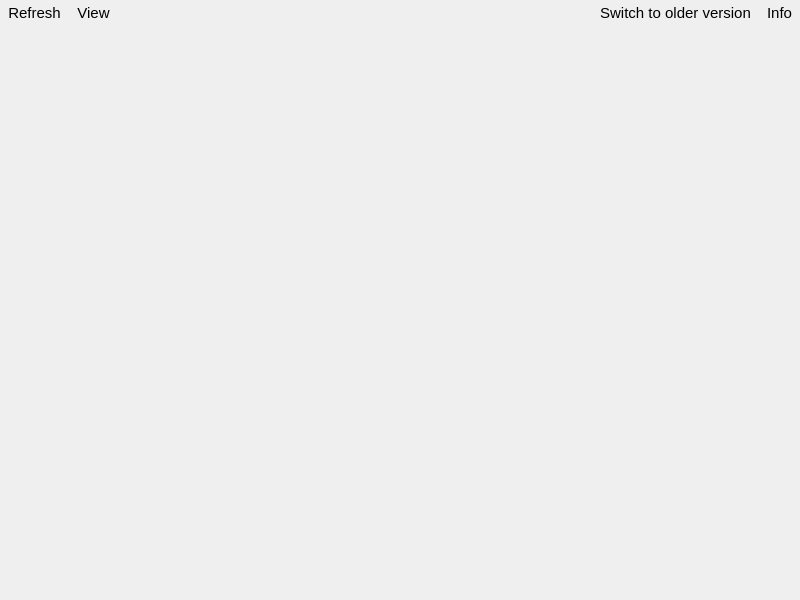
<?xml version="1.0" encoding="UTF-8"?>
<ui version="4.0">
 <class>MainWindow</class>
 <widget class="QMainWindow" name="MainWindow">
  <property name="geometry">
   <rect>
    <x>0</x>
    <y>0</y>
    <width>800</width>
    <height>600</height>
   </rect>
  </property>
  <property name="sizePolicy">
   <sizepolicy hsizetype="Minimum" vsizetype="Minimum">
    <horstretch>0</horstretch>
    <verstretch>0</verstretch>
   </sizepolicy>
  </property>
  <property name="minimumSize">
   <size>
    <width>1</width>
    <height>0</height>
   </size>
  </property>
  <property name="windowTitle">
   <string>MainWindow</string>
  </property>
  <widget class="QWidget" name="centralwidget">
   <property name="sizePolicy">
    <sizepolicy hsizetype="Minimum" vsizetype="Minimum">
     <horstretch>10</horstretch>
     <verstretch>10</verstretch>
    </sizepolicy>
   </property>
   <layout class="QVBoxLayout" name="verticalLayout_2">
    <property name="spacing">
     <number>0</number>
    </property>
    <property name="leftMargin">
     <number>0</number>
    </property>
    <property name="topMargin">
     <number>0</number>
    </property>
    <property name="rightMargin">
     <number>0</number>
    </property>
    <property name="bottomMargin">
     <number>0</number>
    </property>
    <item>
     <widget class="QFrame" name="frame">
      <property name="frameShape">
       <enum>QFrame::Shape::NoFrame</enum>
      </property>
      <property name="frameShadow">
       <enum>QFrame::Shadow::Plain</enum>
      </property>
      <property name="lineWidth">
       <number>0</number>
      </property>
      <layout class="QVBoxLayout" name="verticalLayout">
       <property name="spacing">
        <number>0</number>
       </property>
       <property name="leftMargin">
        <number>0</number>
       </property>
       <property name="topMargin">
        <number>0</number>
       </property>
       <property name="rightMargin">
        <number>0</number>
       </property>
       <property name="bottomMargin">
        <number>0</number>
       </property>
       <item>
        <layout class="QHBoxLayout" name="buttonsLayout">
         <property name="spacing">
          <number>0</number>
         </property>
         <item>
          <widget class="QToolButton" name="refreshButton">
           <property name="font">
            <font>
             <pointsize>11</pointsize>
            </font>
           </property>
           <property name="text">
            <string>Refresh</string>
           </property>
           <property name="icon">
            <iconset theme="view-refresh-symbolic"/>
           </property>
           <property name="toolButtonStyle">
            <enum>Qt::ToolButtonStyle::ToolButtonTextBesideIcon</enum>
           </property>
           <property name="autoRaise">
            <bool>true</bool>
           </property>
          </widget>
         </item>
         <item>
          <widget class="QToolButton" name="viewButton">
           <property name="font">
            <font>
             <pointsize>11</pointsize>
            </font>
           </property>
           <property name="text">
            <string>View</string>
           </property>
           <property name="popupMode">
            <enum>QToolButton::ToolButtonPopupMode::InstantPopup</enum>
           </property>
           <property name="toolButtonStyle">
            <enum>Qt::ToolButtonStyle::ToolButtonTextBesideIcon</enum>
           </property>
           <property name="autoRaise">
            <bool>true</bool>
           </property>
          </widget>
         </item>
         <item>
          <spacer name="horizontalSpacer">
           <property name="orientation">
            <enum>Qt::Orientation::Horizontal</enum>
           </property>
           <property name="sizeHint" stdset="0">
            <size>
             <width>40</width>
             <height>20</height>
            </size>
           </property>
          </spacer>
         </item>
         <item>
          <widget class="QToolButton" name="legacyButton">
           <property name="font">
            <font>
             <pointsize>11</pointsize>
            </font>
           </property>
           <property name="text">
            <string>Switch to older version</string>
           </property>
           <property name="icon">
            <iconset theme="view-refresh-symbolic"/>
           </property>
           <property name="toolButtonStyle">
            <enum>Qt::ToolButtonStyle::ToolButtonTextBesideIcon</enum>
           </property>
           <property name="autoRaise">
            <bool>true</bool>
           </property>
          </widget>
         </item>
         <item>
          <widget class="QToolButton" name="infoButton">
           <property name="font">
            <font>
             <pointsize>11</pointsize>
            </font>
           </property>
           <property name="text">
            <string>Info</string>
           </property>
           <property name="icon">
            <iconset theme="help"/>
           </property>
           <property name="toolButtonStyle">
            <enum>Qt::ToolButtonStyle::ToolButtonTextBesideIcon</enum>
           </property>
           <property name="autoRaise">
            <bool>true</bool>
           </property>
          </widget>
         </item>
        </layout>
       </item>
       <item>
        <widget class="QStackedWidget" name="stackedWidget">
         <property name="currentIndex">
          <number>1</number>
         </property>
         <widget class="QWidget" name="mainPage">
          <layout class="QVBoxLayout" name="verticalLayout_3">
           <property name="spacing">
            <number>0</number>
           </property>
           <property name="leftMargin">
            <number>0</number>
           </property>
           <property name="topMargin">
            <number>0</number>
           </property>
           <property name="rightMargin">
            <number>0</number>
           </property>
           <property name="bottomMargin">
            <number>0</number>
           </property>
           <item>
            <widget class="QScrollArea" name="scrollArea">
             <property name="sizePolicy">
              <sizepolicy hsizetype="Minimum" vsizetype="Expanding">
               <horstretch>0</horstretch>
               <verstretch>0</verstretch>
              </sizepolicy>
             </property>
             <property name="frameShape">
              <enum>QFrame::Shape::NoFrame</enum>
             </property>
             <property name="frameShadow">
              <enum>QFrame::Shadow::Plain</enum>
             </property>
             <property name="horizontalScrollBarPolicy">
              <enum>Qt::ScrollBarPolicy::ScrollBarAlwaysOff</enum>
             </property>
             <property name="sizeAdjustPolicy">
              <enum>QAbstractScrollArea::SizeAdjustPolicy::AdjustToContents</enum>
             </property>
             <property name="widgetResizable">
              <bool>true</bool>
             </property>
             <widget class="QWidget" name="modules_view">
              <property name="geometry">
               <rect>
                <x>0</x>
                <y>0</y>
                <width>800</width>
                <height>571</height>
               </rect>
              </property>
             </widget>
            </widget>
           </item>
          </layout>
         </widget>
         <widget class="QWidget" name="busyPage">
          <layout class="QGridLayout" name="gridLayout">
           <item row="1" column="2">
            <spacer name="horizontalSpacer_3">
             <property name="orientation">
              <enum>Qt::Orientation::Horizontal</enum>
             </property>
             <property name="sizeHint" stdset="0">
              <size>
               <width>40</width>
               <height>20</height>
              </size>
             </property>
            </spacer>
           </item>
           <item row="1" column="1">
            <widget class="KBusyIndicatorWidget" name="kbusyindicatorwidget">
             <property name="sizePolicy">
              <sizepolicy hsizetype="Fixed" vsizetype="Fixed">
               <horstretch>0</horstretch>
               <verstretch>0</verstretch>
              </sizepolicy>
             </property>
            </widget>
           </item>
           <item row="1" column="0">
            <spacer name="horizontalSpacer_2">
             <property name="orientation">
              <enum>Qt::Orientation::Horizontal</enum>
             </property>
             <property name="sizeHint" stdset="0">
              <size>
               <width>40</width>
               <height>20</height>
              </size>
             </property>
            </spacer>
           </item>
           <item row="0" column="1">
            <spacer name="verticalSpacer">
             <property name="orientation">
              <enum>Qt::Orientation::Vertical</enum>
             </property>
             <property name="sizeHint" stdset="0">
              <size>
               <width>20</width>
               <height>40</height>
              </size>
             </property>
            </spacer>
           </item>
           <item row="2" column="1">
            <spacer name="verticalSpacer_2">
             <property name="orientation">
              <enum>Qt::Orientation::Vertical</enum>
             </property>
             <property name="sizeHint" stdset="0">
              <size>
               <width>20</width>
               <height>40</height>
              </size>
             </property>
            </spacer>
           </item>
          </layout>
         </widget>
        </widget>
       </item>
      </layout>
     </widget>
    </item>
   </layout>
  </widget>
  <action name="actionSwitchLegacy">
   <property name="icon">
    <iconset theme="view-refresh-symbolic"/>
   </property>
   <property name="text">
    <string>Switch to older version</string>
   </property>
   <property name="menuRole">
    <enum>QAction::MenuRole::NoRole</enum>
   </property>
  </action>
  <action name="actionInfo">
   <property name="icon">
    <iconset theme="help-about-symbolic"/>
   </property>
   <property name="text">
    <string>Info</string>
   </property>
   <property name="menuRole">
    <enum>QAction::MenuRole::NoRole</enum>
   </property>
  </action>
  <action name="actionRefresh">
   <property name="icon">
    <iconset theme="view-refresh-symbolic"/>
   </property>
   <property name="text">
    <string>Refresh</string>
   </property>
   <property name="menuRole">
    <enum>QAction::MenuRole::NoRole</enum>
   </property>
  </action>
  <action name="actionSystemStyle">
   <property name="checkable">
    <bool>true</bool>
   </property>
   <property name="text">
    <string>system</string>
   </property>
   <property name="menuRole">
    <enum>QAction::MenuRole::NoRole</enum>
   </property>
  </action>
  <action name="actionAlteratorStyle">
   <property name="checkable">
    <bool>true</bool>
   </property>
   <property name="text">
    <string>alterator</string>
   </property>
   <property name="menuRole">
    <enum>QAction::MenuRole::NoRole</enum>
   </property>
  </action>
 </widget>
 <customwidgets>
  <customwidget>
   <class>KBusyIndicatorWidget</class>
   <extends>QWidget</extends>
   <header>kbusyindicatorwidget.h</header>
  </customwidget>
 </customwidgets>
 <resources/>
 <connections>
  <connection>
   <sender>infoButton</sender>
   <signal>clicked()</signal>
   <receiver>actionInfo</receiver>
   <slot>trigger()</slot>
   <hints>
    <hint type="sourcelabel">
     <x>770</x>
     <y>12</y>
    </hint>
    <hint type="destinationlabel">
     <x>-1</x>
     <y>-1</y>
    </hint>
   </hints>
  </connection>
  <connection>
   <sender>legacyButton</sender>
   <signal>clicked()</signal>
   <receiver>actionSwitchLegacy</receiver>
   <slot>trigger()</slot>
   <hints>
    <hint type="sourcelabel">
     <x>660</x>
     <y>12</y>
    </hint>
    <hint type="destinationlabel">
     <x>-1</x>
     <y>-1</y>
    </hint>
   </hints>
  </connection>
  <connection>
   <sender>refreshButton</sender>
   <signal>clicked()</signal>
   <receiver>actionRefresh</receiver>
   <slot>trigger()</slot>
   <hints>
    <hint type="sourcelabel">
     <x>39</x>
     <y>12</y>
    </hint>
    <hint type="destinationlabel">
     <x>-1</x>
     <y>-1</y>
    </hint>
   </hints>
  </connection>
 </connections>
</ui>
